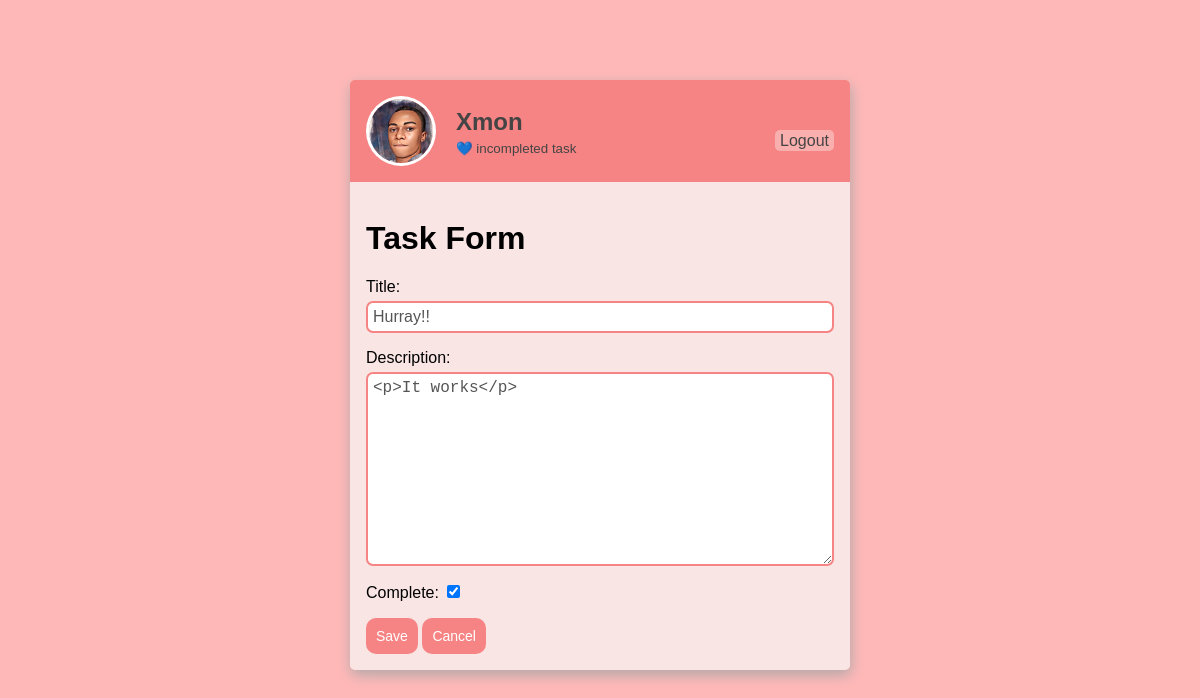
The app's page /task-update/20/ (signed in) with its own data.
### base/models.py (models this page shows, shortened)
class Task(models.Model):
    user = models.ForeignKey(User, on_delete=models.CASCADE, null = True, blank=True)
    title = models.CharField(max_length=200)
    description = RichTextField(blank=True, null=True)
    complete = models.BooleanField(default = False)
    created = models.DateTimeField(auto_now_add=True)
    class Meta:
        ordering = ['complete']

### base/views.py (the view)
# urls.py: path('task-update/<int:pk>/', TaskUpdate.as_view(), name='task-update'),
class TaskUpdate(LoginRequiredMixin, UpdateView):
	model = Task
	fields = ['title', 'description', 'complete']
	template_name = 'base/task_create.html'
	success_url = reverse_lazy('tasks')

### base/templates/base/task_create.html (shortened to what this page needs)
{% extends 'base/main.html' %}
{% block content %}
<h1>Task Form</h1>
<form method="POST" action="">
    {{form.as_p}}
    <input class="button-class" type="submit" value="Save">
    <button class="button-class">
        <a style="color: white;" href="{% url 'tasks' %}">Cancel</a>
    </button>
</form>
{% endblock %}

### base/templates/base/main.html (shortened to what this page needs)
{% load static %}
<!DOCTYPE html>
<html lang="en">
<head>
    <link href="{% static '/css/main.css' %}" rel='stylesheet' type='text/css'>
</head>
<body>
<div class="content">
    <header>
        {% if request.user.is_authenticated %}
        <div class="profile">
            <img class="profile-image" src = "{% static '/images/esm.jpg' %}">
            <div class="profile-name">
            <h2>{{request.user|title}}</h2>
            <small>💙 {{count}} incompleted task{{count|pluralize:"s"}}</small>
            </div>
        </div>
    <p><a href="{% url 'logout' %}">Logout</a></p>
    {% else %}
    <p><a href="{% url 'login' %}">Login</a></p>
    {% endif %}
    </header>
    <main>
    {% block content %}
    {% endblock %}
    </main>
</div>
</body>
</html>

### static/css/main.css (style rules this page uses)
a { text-decoration: none; color: #0074ba; }
input[type=text], input[type=password], textarea { border: 2px solid rgb(247, 132, 132); border-radius: 7px; font-size: 1rem; width: 97%; margin: 5px 0; padding: 5px; color: #555; display: flex; justify-content: center; }
input[type=checkbox] { border: 2px solid rgb(247, 132, 132); }
body { font-family:Verdana, Geneva, Tahoma, sans-serif; background-color: rgb(255 184 184); }
.content { width: 500px; border-radius: 5px; overflow: hidden; margin: auto; margin-top: 80px; box-shadow: 1px 5px 14px #b1a8a8; }
header { display: flex; align-content: flex-end; justify-content: space-between; align-items: flex-end; padding: 1rem; background-color: rgb(247, 132, 132); }
header > .profile { display: flex; align-items: center; color: #444; }
header > .profile > .profile-image { margin-right: 20px; border-radius: 50%; width: 4rem; border: 3px solid white; }
header > .profile > .profile-name > h2 { margin: 3px 0 3px; }
header a { border-radius: 5px; background-color: rgb(250, 175, 175); padding: 2px 5px 2px 5px; color: #444; }
main { padding: 1rem; background-color: rgb(250, 229, 229); }
.button-class { border-style: none; background-color: rgb(247, 132, 132); color: #fff; padding: 10px; font-size: 14px; border-radius: 10px; cursor: pointer; }

### records on screen
Task: title "Hurray!!", description "<p>It works</p>", complete "☑"

### other values on screen
{{ request.user|title }} "Xmon"
